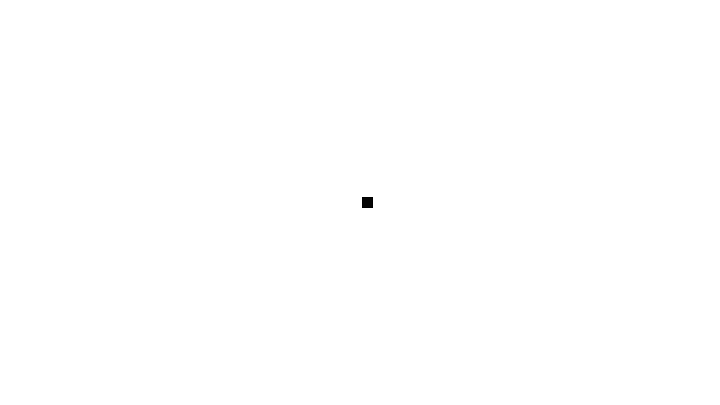
Frame 1 (no input)
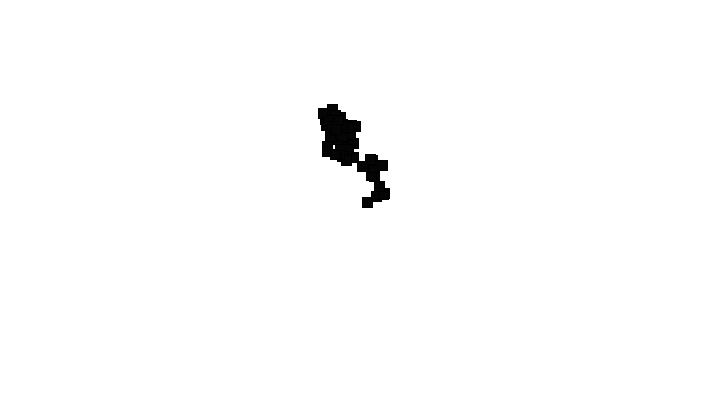
Frame 60 (the mouse pressed at the canvas centre just before this capture)
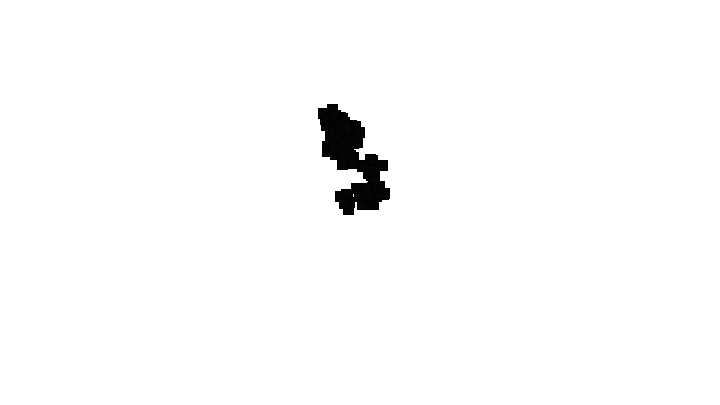
Frame 120 (the mouse held since frame 60 and released just before this capture)

The Processing sketch that drew these frames (run headless with seeded random() and noise(); from frame 60 on, the mouse is pressed at the canvas centre):

// Processing sketch: processing_48769
// ── processing_48769.pde

float posX;
float posY;
float velocityX = 2;
float velocityY = 2;
void setup(){
  
  size (720, 405); 
  background(255);
  frameRate(40); 
  
   posX = width/2; 
  posY = height/2;// altura da janela a dividir por 2 
}

void draw (){
  

      fill(5);
                    
   velocityX = random(-10, 10); 
   posX = posX + velocityX; //velocidade que aumenta o numero de px
   
  velocityY = random(-10, 10);  
  posY = posY + velocityY; //velocidade que aumenta o numero de px
  
    rect (posX, posY, 10, 10); 
      println  (velocityX);       
      
//fill(255,255,255,5);
//rect (0,0,width,height);      
                    
}
                                
